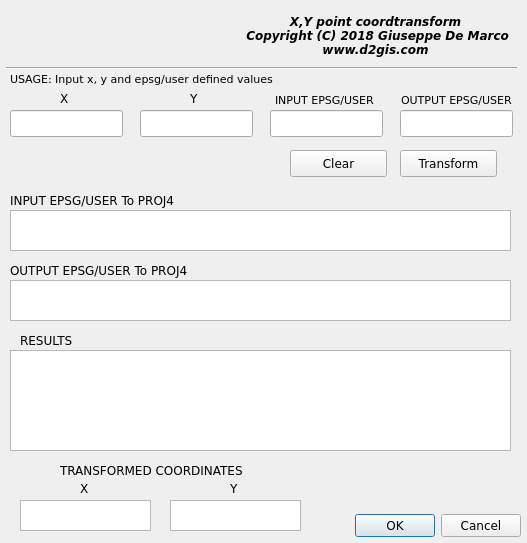
<?xml version="1.0" encoding="UTF-8"?>
<ui version="4.0">
 <class>Coordtransform</class>
 <widget class="QDialog" name="Coordtransform">
  <property name="geometry">
   <rect>
    <x>0</x>
    <y>0</y>
    <width>527</width>
    <height>543</height>
   </rect>
  </property>
  <property name="windowTitle">
   <string>Coordtransform</string>
  </property>
  <widget class="QDialogButtonBox" name="OK">
   <property name="geometry">
    <rect>
     <x>350</x>
     <y>510</y>
     <width>171</width>
     <height>32</height>
    </rect>
   </property>
   <property name="font">
    <font>
     <family>Verdana</family>
     <pointsize>9</pointsize>
    </font>
   </property>
   <property name="orientation">
    <enum>Qt::Horizontal</enum>
   </property>
   <property name="standardButtons">
    <set>QDialogButtonBox::Cancel|QDialogButtonBox::Ok</set>
   </property>
  </widget>
  <widget class="QLineEdit" name="X">
   <property name="geometry">
    <rect>
     <x>10</x>
     <y>110</y>
     <width>113</width>
     <height>27</height>
    </rect>
   </property>
   <property name="font">
    <font>
     <family>Verdana</family>
     <pointsize>8</pointsize>
    </font>
   </property>
  </widget>
  <widget class="QLineEdit" name="Y">
   <property name="geometry">
    <rect>
     <x>140</x>
     <y>110</y>
     <width>113</width>
     <height>27</height>
    </rect>
   </property>
   <property name="font">
    <font>
     <family>Verdana</family>
     <pointsize>8</pointsize>
    </font>
   </property>
  </widget>
  <widget class="QLineEdit" name="inputcrs">
   <property name="geometry">
    <rect>
     <x>270</x>
     <y>110</y>
     <width>113</width>
     <height>27</height>
    </rect>
   </property>
   <property name="font">
    <font>
     <family>Verdana</family>
     <pointsize>8</pointsize>
    </font>
   </property>
  </widget>
  <widget class="QTextBrowser" name="results">
   <property name="geometry">
    <rect>
     <x>10</x>
     <y>350</y>
     <width>501</width>
     <height>101</height>
    </rect>
   </property>
   <property name="font">
    <font>
     <family>Verdana</family>
     <pointsize>8</pointsize>
    </font>
   </property>
  </widget>
  <widget class="QLabel" name="label">
   <property name="geometry">
    <rect>
     <x>10</x>
     <y>70</y>
     <width>281</width>
     <height>17</height>
    </rect>
   </property>
   <property name="font">
    <font>
     <family>Verdana</family>
     <pointsize>8</pointsize>
    </font>
   </property>
   <property name="text">
    <string>USAGE: Input x, y and epsg/user defined values</string>
   </property>
  </widget>
  <widget class="QLineEdit" name="outputcrs">
   <property name="geometry">
    <rect>
     <x>400</x>
     <y>110</y>
     <width>113</width>
     <height>27</height>
    </rect>
   </property>
   <property name="font">
    <font>
     <family>Verdana</family>
     <pointsize>8</pointsize>
    </font>
   </property>
  </widget>
  <widget class="QLabel" name="label_2">
   <property name="geometry">
    <rect>
     <x>60</x>
     <y>90</y>
     <width>21</width>
     <height>17</height>
    </rect>
   </property>
   <property name="font">
    <font>
     <family>Verdana</family>
     <pointsize>9</pointsize>
    </font>
   </property>
   <property name="text">
    <string>X</string>
   </property>
  </widget>
  <widget class="QLabel" name="label_3">
   <property name="geometry">
    <rect>
     <x>190</x>
     <y>90</y>
     <width>21</width>
     <height>17</height>
    </rect>
   </property>
   <property name="font">
    <font>
     <family>Verdana</family>
     <pointsize>9</pointsize>
    </font>
   </property>
   <property name="text">
    <string>Y</string>
   </property>
  </widget>
  <widget class="QLabel" name="label_4">
   <property name="geometry">
    <rect>
     <x>275</x>
     <y>90</y>
     <width>111</width>
     <height>20</height>
    </rect>
   </property>
   <property name="font">
    <font>
     <family>Verdana</family>
     <pointsize>8</pointsize>
    </font>
   </property>
   <property name="text">
    <string>INPUT EPSG/USER</string>
   </property>
  </widget>
  <widget class="QLabel" name="label_5">
   <property name="geometry">
    <rect>
     <x>401</x>
     <y>90</y>
     <width>121</width>
     <height>20</height>
    </rect>
   </property>
   <property name="font">
    <font>
     <family>Verdana</family>
     <pointsize>8</pointsize>
     <italic>false</italic>
    </font>
   </property>
   <property name="text">
    <string>OUTPUT EPSG/USER</string>
   </property>
  </widget>
  <widget class="QPushButton" name="transform">
   <property name="geometry">
    <rect>
     <x>400</x>
     <y>150</y>
     <width>97</width>
     <height>27</height>
    </rect>
   </property>
   <property name="font">
    <font>
     <family>Verdana</family>
     <pointsize>9</pointsize>
    </font>
   </property>
   <property name="text">
    <string>Transform</string>
   </property>
  </widget>
  <widget class="QLabel" name="label_6">
   <property name="geometry">
    <rect>
     <x>20</x>
     <y>330</y>
     <width>61</width>
     <height>20</height>
    </rect>
   </property>
   <property name="font">
    <font>
     <family>Verdana</family>
     <pointsize>9</pointsize>
    </font>
   </property>
   <property name="text">
    <string>RESULTS</string>
   </property>
  </widget>
  <widget class="QPushButton" name="clear">
   <property name="geometry">
    <rect>
     <x>290</x>
     <y>150</y>
     <width>97</width>
     <height>27</height>
    </rect>
   </property>
   <property name="font">
    <font>
     <family>Verdana</family>
     <pointsize>9</pointsize>
     <italic>false</italic>
    </font>
   </property>
   <property name="text">
    <string>Clear</string>
   </property>
  </widget>
  <widget class="QLabel" name="label_8">
   <property name="geometry">
    <rect>
     <x>240</x>
     <y>10</y>
     <width>271</width>
     <height>51</height>
    </rect>
   </property>
   <property name="font">
    <font>
     <family>Verdana</family>
     <pointsize>9</pointsize>
     <weight>75</weight>
     <italic>true</italic>
     <bold>true</bold>
    </font>
   </property>
   <property name="layoutDirection">
    <enum>Qt::LeftToRight</enum>
   </property>
   <property name="text">
    <string>X,Y point coordtransform
 Copyright (C) 2018 Giuseppe De Marco
www.d2gis.com</string>
   </property>
   <property name="textFormat">
    <enum>Qt::PlainText</enum>
   </property>
   <property name="alignment">
    <set>Qt::AlignCenter</set>
   </property>
  </widget>
  <widget class="Line" name="line">
   <property name="geometry">
    <rect>
     <x>6</x>
     <y>60</y>
     <width>511</width>
     <height>16</height>
    </rect>
   </property>
   <property name="orientation">
    <enum>Qt::Horizontal</enum>
   </property>
  </widget>
  <widget class="QLabel" name="label_9">
   <property name="geometry">
    <rect>
     <x>30</x>
     <y>0</y>
     <width>221</width>
     <height>61</height>
    </rect>
   </property>
   <property name="text">
    <string/>
   </property>
   <property name="pixmap">
    <pixmap resource="resources.qrc">:/plugins/coordtransform/logo.png</pixmap>
   </property>
  </widget>
  <widget class="QLabel" name="label_7">
   <property name="geometry">
    <rect>
     <x>10</x>
     <y>190</y>
     <width>211</width>
     <height>20</height>
    </rect>
   </property>
   <property name="font">
    <font>
     <family>Verdana</family>
     <pointsize>9</pointsize>
    </font>
   </property>
   <property name="text">
    <string>INPUT EPSG/USER To PROJ4</string>
   </property>
  </widget>
  <widget class="QLabel" name="label_10">
   <property name="geometry">
    <rect>
     <x>10</x>
     <y>260</y>
     <width>221</width>
     <height>20</height>
    </rect>
   </property>
   <property name="font">
    <font>
     <family>Verdana</family>
     <pointsize>9</pointsize>
    </font>
   </property>
   <property name="text">
    <string>OUTPUT EPSG/USER To PROJ4</string>
   </property>
  </widget>
  <widget class="QLabel" name="label_11">
   <property name="geometry">
    <rect>
     <x>80</x>
     <y>480</y>
     <width>21</width>
     <height>17</height>
    </rect>
   </property>
   <property name="font">
    <font>
     <family>Verdana</family>
     <pointsize>9</pointsize>
    </font>
   </property>
   <property name="text">
    <string>X</string>
   </property>
  </widget>
  <widget class="QLabel" name="label_12">
   <property name="geometry">
    <rect>
     <x>230</x>
     <y>480</y>
     <width>21</width>
     <height>17</height>
    </rect>
   </property>
   <property name="font">
    <font>
     <family>Verdana</family>
     <pointsize>9</pointsize>
    </font>
   </property>
   <property name="text">
    <string>Y</string>
   </property>
  </widget>
  <widget class="QLabel" name="label_13">
   <property name="geometry">
    <rect>
     <x>60</x>
     <y>460</y>
     <width>251</width>
     <height>20</height>
    </rect>
   </property>
   <property name="font">
    <font>
     <family>Verdana</family>
     <pointsize>9</pointsize>
    </font>
   </property>
   <property name="text">
    <string>TRANSFORMED COORDINATES</string>
   </property>
  </widget>
  <widget class="QTextBrowser" name="inputproj4">
   <property name="geometry">
    <rect>
     <x>10</x>
     <y>210</y>
     <width>501</width>
     <height>41</height>
    </rect>
   </property>
   <property name="font">
    <font>
     <family>Verdana</family>
     <pointsize>8</pointsize>
    </font>
   </property>
  </widget>
  <widget class="QTextBrowser" name="outputproj4">
   <property name="geometry">
    <rect>
     <x>10</x>
     <y>280</y>
     <width>501</width>
     <height>41</height>
    </rect>
   </property>
   <property name="font">
    <font>
     <family>Verdana</family>
     <pointsize>8</pointsize>
    </font>
   </property>
  </widget>
  <widget class="QTextBrowser" name="trfX">
   <property name="geometry">
    <rect>
     <x>20</x>
     <y>500</y>
     <width>131</width>
     <height>31</height>
    </rect>
   </property>
   <property name="font">
    <font>
     <family>Verdana</family>
     <pointsize>8</pointsize>
    </font>
   </property>
  </widget>
  <widget class="QTextBrowser" name="trfY">
   <property name="geometry">
    <rect>
     <x>170</x>
     <y>500</y>
     <width>131</width>
     <height>31</height>
    </rect>
   </property>
   <property name="font">
    <font>
     <family>Verdana</family>
     <pointsize>8</pointsize>
    </font>
   </property>
  </widget>
 </widget>
 <resources>
  <include location="resources.qrc"/>
 </resources>
 <connections>
  <connection>
   <sender>OK</sender>
   <signal>accepted()</signal>
   <receiver>Coordtransform</receiver>
   <slot>accept()</slot>
   <hints>
    <hint type="sourcelabel">
     <x>248</x>
     <y>254</y>
    </hint>
    <hint type="destinationlabel">
     <x>157</x>
     <y>274</y>
    </hint>
   </hints>
  </connection>
  <connection>
   <sender>OK</sender>
   <signal>rejected()</signal>
   <receiver>Coordtransform</receiver>
   <slot>reject()</slot>
   <hints>
    <hint type="sourcelabel">
     <x>316</x>
     <y>260</y>
    </hint>
    <hint type="destinationlabel">
     <x>286</x>
     <y>274</y>
    </hint>
   </hints>
  </connection>
 </connections>
</ui>
